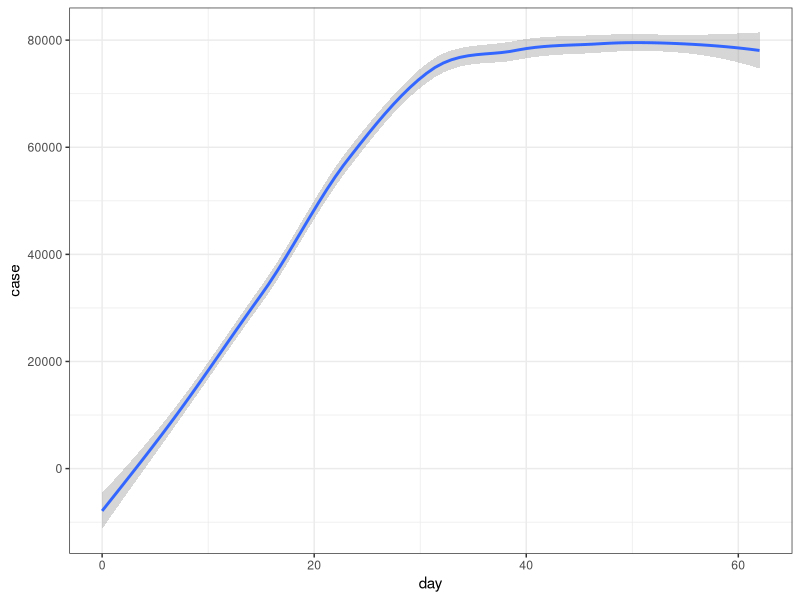

Write the R code that produced this figure.
## ---- chunk 1
knitr::opts_chunk$set(echo = TRUE, message = FALSE, warning = FALSE)
library(tidyverse)
library(caret)
library(matrixcalc)
library(pracma)
## ---- chunk 2
# import data
covid = read_csv("covid19-1.csv") 
names(covid) = c("id", "province" ,"region", "lat", "long", "date", "confirm", "fatality") 

# clean data
clean_covid = covid %>% 
  filter(confirm > 0) %>% 
  select(-lat, -long) %>% 
  group_by(region, date) %>% 
  summarise(case = sum(confirm)) 

# loop to clean data
df = split(clean_covid, clean_covid$region)
i=1

for(i  in 1:length(df)){
  h=NULL
  d=1
for(d in 1:nrow(df[[i]])){
  h[d] = as.numeric(as.Date(strptime( "1/1/20", "%m/%d/%y")) - as.Date(strptime(df[[i]][d,2], "%m/%d/%y"))) 
  d=d+1
}
  
initial = (df[[i]][which(h == max(h)),2])
new_df = df[[i]] %>% 
  mutate(new_date = h) 

df[[i]] = new_df[order(new_df$new_date, decreasing = T), ]
df[[i]] = df[[i]] %>% 
  mutate(
  day = as.numeric(as.Date(strptime(date, "%m/%d/%y")) - as.Date(strptime(initial, "%m/%d/%y")))) 
i=i+1
}

covid_test = NULL
for( c in 1:length(df))
covid_test = rbind(covid_test,df[[c]]) # new data

dim(covid_test)
## ---- chunk 3
covid_china = covid_test %>% 
  filter(region == "China")
ggplot(covid_china, aes(x = day, y = case)) + geom_smooth() + theme_bw()
